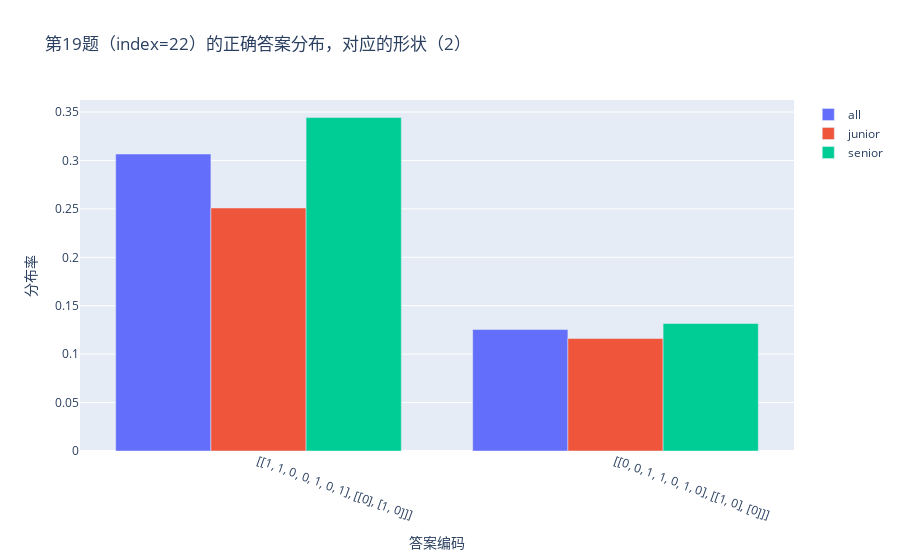

Notebook code for this chart:
### Code cell
data1 = go.Bar(x = x, y = np.array(y1)/data_entity.row_num, name = 'all')
data2 = go.Bar(x = x, y = np.array(y2)/data_entity_junior.row_num, name = 'junior') 
data3 = go.Bar(x = x, y = np.array(y3)/data_entity_senior.row_num, name = 'senior') 



layout={"title": "第19题（index=22）的正确答案分布，对应的形状（2）", 
       "xaxis_title": "答案编码",
       "yaxis_title": "分布率",
       # x轴坐标倾斜60度
       "xaxis": {"tickangle": 20}
      }
fig = go.Figure(data=[data1, data2, data3],layout=layout)
plot(fig,filename="./plot/plot_problem_对应的形状（2）_accuracy.html",auto_open=False,image='png',image_height=800,image_width=1500)
offline.iplot(fig)
